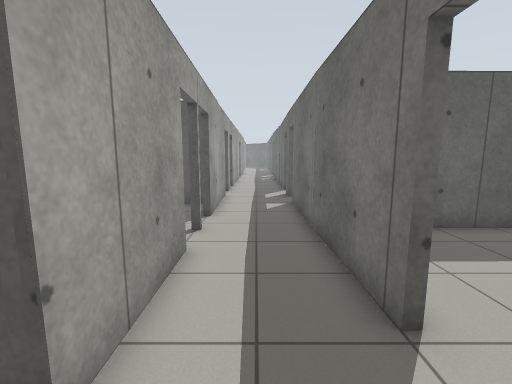
[1] (above)

24 first-person views from a walk through a robot-simulator world made for Gazebo. The camera is 1.2 m above the floor, tilts 8° down and sees 90° across. The floor is counted in squares, 0.5 m on a side. Each view is taken from the middle of a square. On the plan, view 1 faces up. The plan holds only what a view shows up to about 17 squares ahead; the rest is blank. The place goes on beyond the plan. Gazebo's built-in surfaces are drawn with simple patterns.

[2]
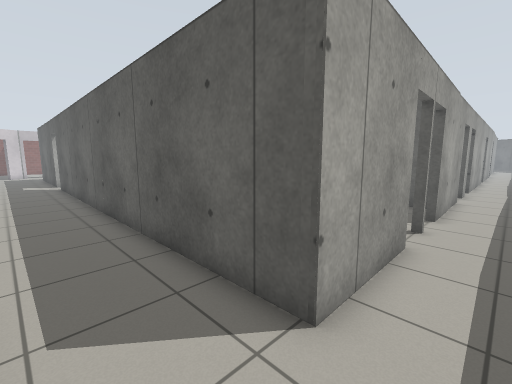

[3]
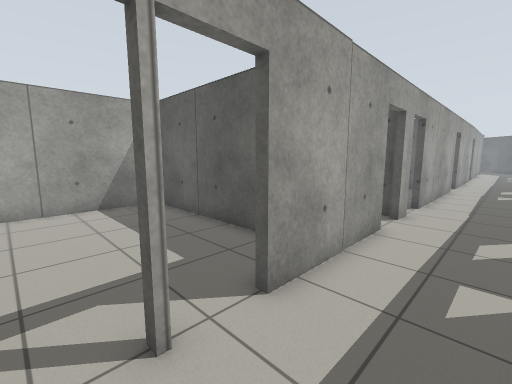

[4]
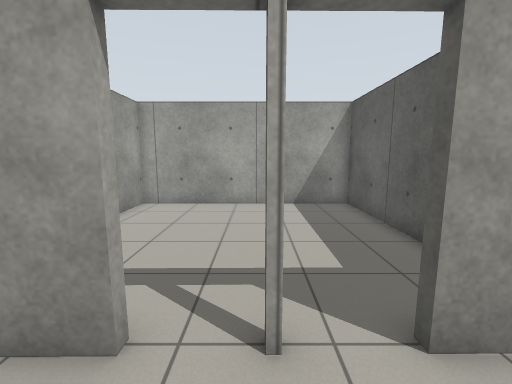

[5]
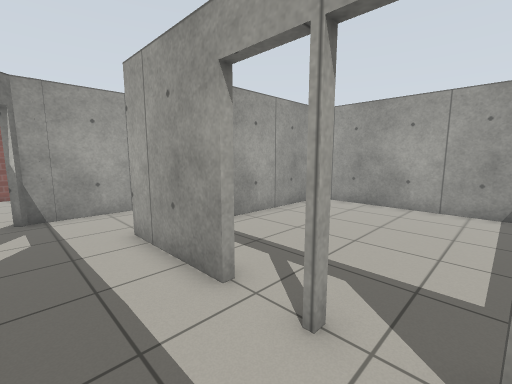

[6]
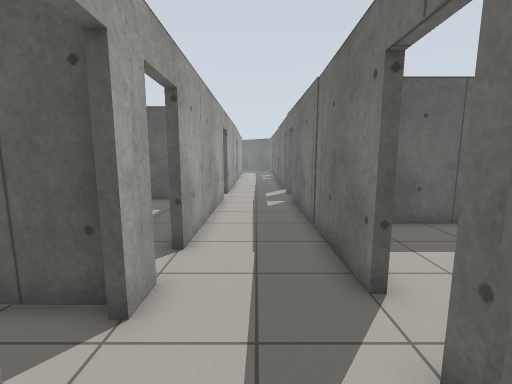

[7]
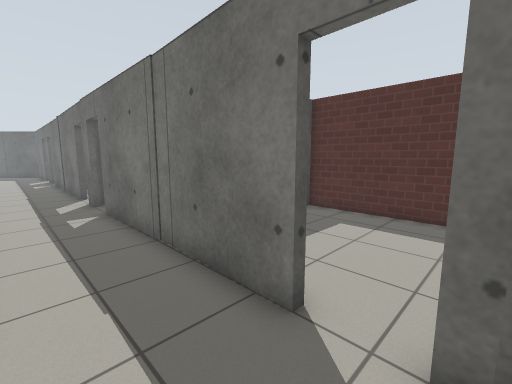

[8]
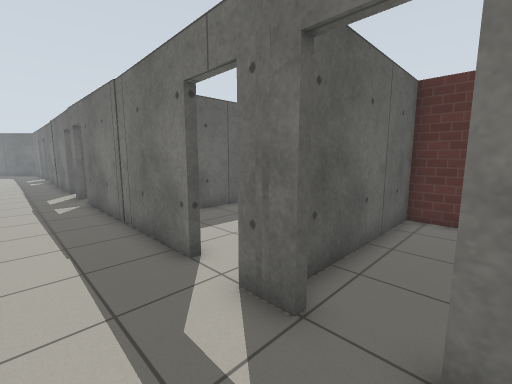

[9]
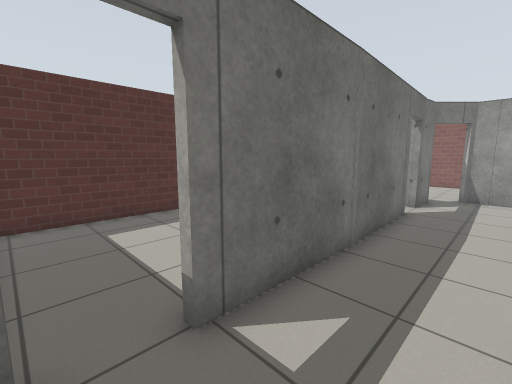

[10]
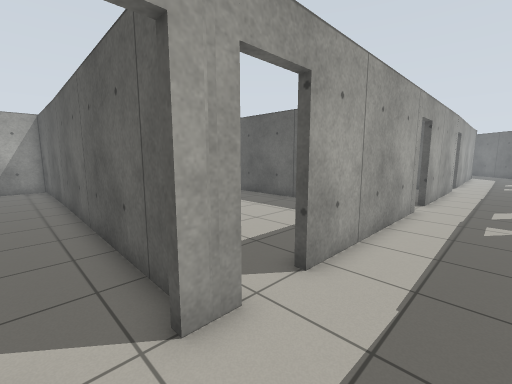

[11]
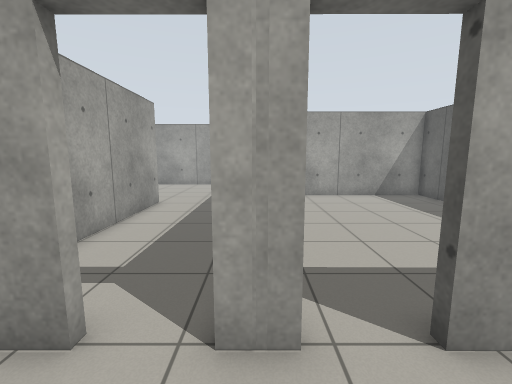

[12]
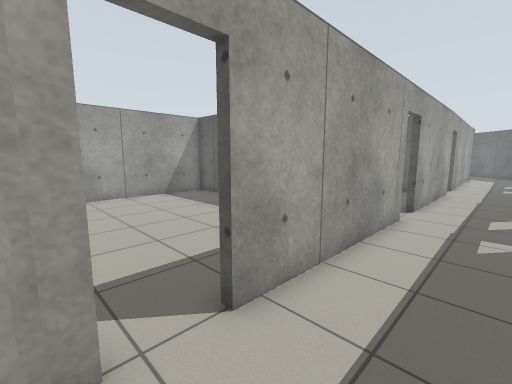

[13]
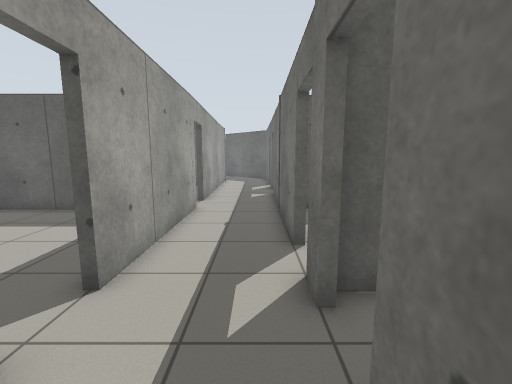

[14]
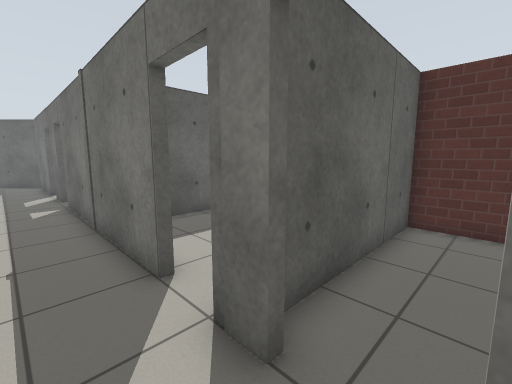

[15]
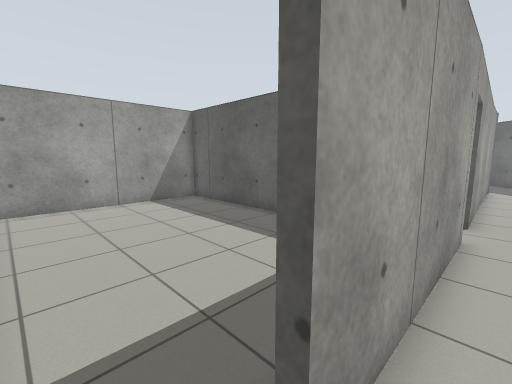

[16]
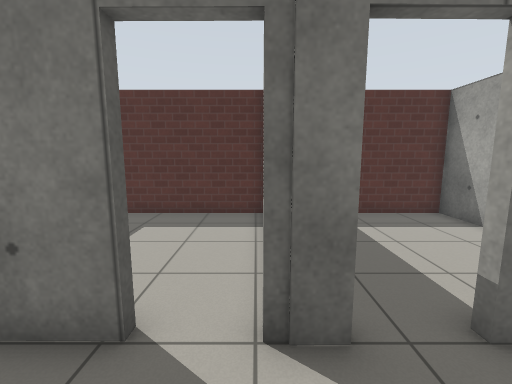

[17]
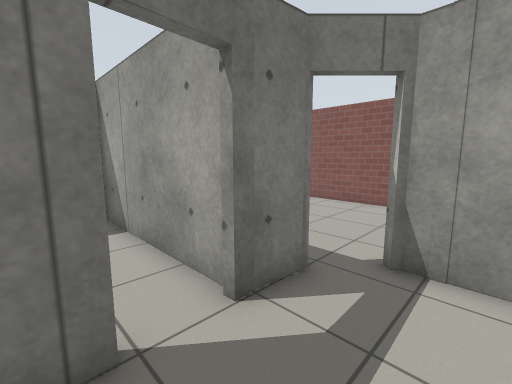

[18]
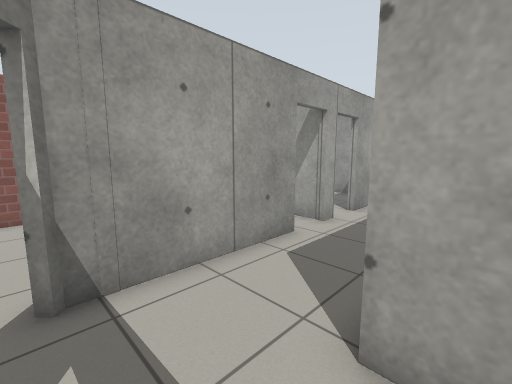

[19]
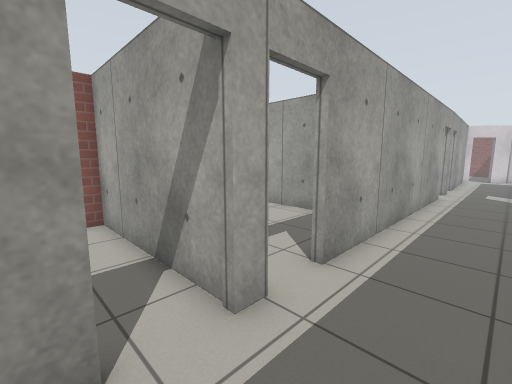

[20]
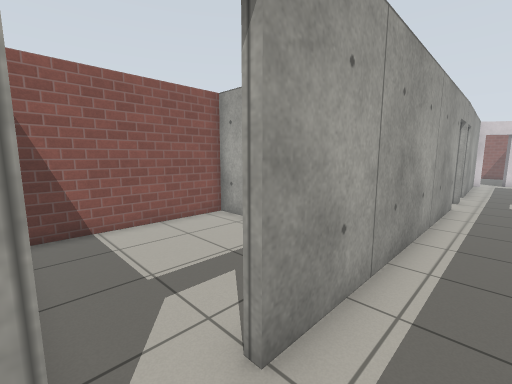

[21]
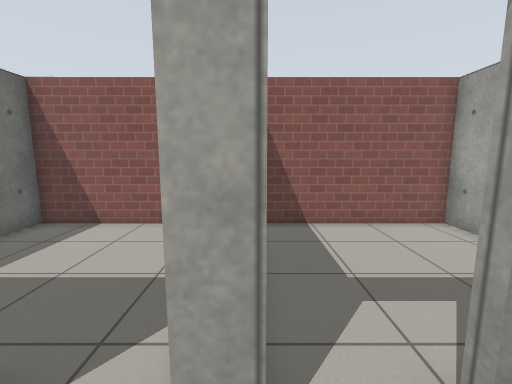

[22]
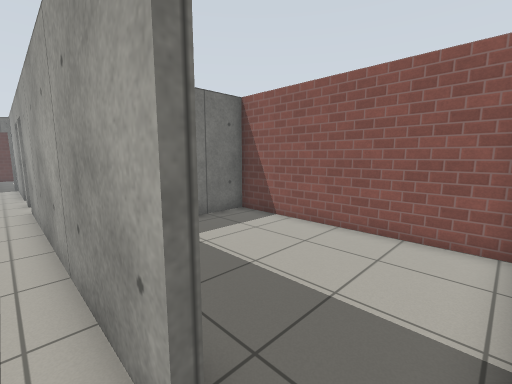

[23]
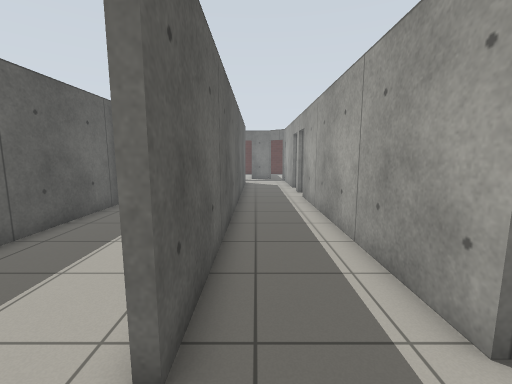

[24]
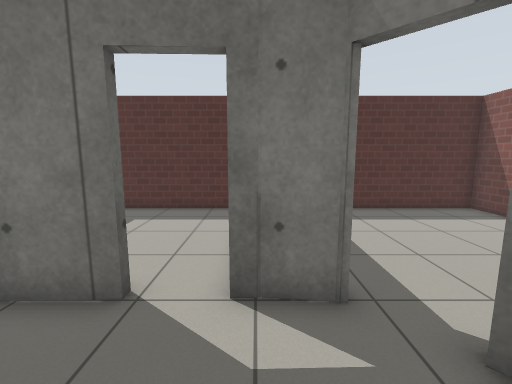

### Floor plan
Points are (right, up) in squares from view 1. A wall is a line through its corners. A room is listed if a view was taken in it or the views show most of it. See-through windows are left out.
Room 1 (views 1, 2, 3, 4, 5, 6, 7, 8, 9, 10, 11, 12, 13, 14, 15, 16, 17, 18, 19, 20, 21, 22, 23, 24)
walls: (-1.8, 6.3) (-1.7, 1.9) (-22.7, 2); (-1.9, 15.7) (-1.8, 10.1); (1.7, 15.1) (1.7, 15.7); (2.1, 15.6) (2.1, 16.4); (-1.9, 18.6) (-1.9, 17.5); (2.1, 18.1) (2, 28.1); (-1.9, 18.7) (-1.9, 17.9); (2, 3.2) (1.8, 13.3); (2.1, 0.9) (2.1, 1.3); (1.9, -0.5) (2.1, 1.3); (-1.9, 23.5) (-1.9, 20.3); (-5.6, -1.8) (0.5, -1.8); (-8.1, -1.8) (-7.4, -1.8); (-1.8, 28.7) (-1.9, 20.3); (2, 29.7) (2, 30.9); (1.9, 32.7) (1.9, 37.6); (-22.4, -1.8) (-9.9, -1.8); (-1.8, 37.5) (-1.8, 30.3); (-25, -1.8) (-24, -1.8)
ways out: open door at (-2, 8.5) to room 2; open door at (-2, 19.5) to room 3; open door at (-2, 29.5) to room 4; open door at (-2, 16.5) to room 5; open door at (2, 17.5) to room 6; open door at (2, 2.5) to room 7; open door at (2, 28.5) to room 8; open door at (-24, -2); open door at (-23.5, 2); open door at (-8, -2); open door at (1.3, -1.3); open door at (2, 14.5); open door at (2, 31.5)
Room 2 (no view inside)
walls: (-2.5, 12.7) (-11.9, 12.7) (-11.9, 2.3) (-5.5, 2.3)
ways out: open door at (-2, 8.5) to room 1
Room 3 (no view inside)
walls: (-7.7, 28.1) (-14.6, 28.1) (-14.6, 21); (-4.7, 28.1) (-5.9, 28.1)
ways out: open door at (-2, 19.5) to room 1
Room 4 (no view inside)
walls: (-7.1, 37.3) (-14.6, 37.3) (-14.6, 28.9)
ways out: open door at (-2, 29.5) to room 1
Room 5 (no view inside)
walls: (-12.2, 13) (-5.9, 13); (-2.2, 17.8) (-20.6, 18.2) (-20.6, 15.9)
ways out: open door at (-2, 16.5) to room 1
Room 6 (no view inside)
walls: (7.6, 22.9) (4.9, 22.9); (9.6, 17.4) (9.6, 23)
ways out: open door at (2, 17.5) to room 1
Room 7 (no view inside)
walls: (2.4, 3.3) (2, 3.2); (8.6, 8.4) (5.9, 8.3); (2.1, 1.3) (9.6, 1.3) (9.6, 7.1)
ways out: open door at (2, 2.5) to room 1
Room 8 (no view inside)
walls: (7.4, 23.2) (9.6, 23.2) (9.6, 30.3) (2.3, 30.3)
ways out: open door at (2, 28.5) to room 1

Where each view was taken, in squares from view 1:
view 1: 0 up, 0 right, facing up
view 2: 1 down, 0 right, facing up-left
view 3: 7 up, 1 right, facing up-left
view 4: 8 up, 1 right, facing left
view 5: 10 up, 1 right, facing down-left
view 6: 14 up, 0 right, facing up
view 7: 16 up, 1 left, facing up-right
view 8: 13 up, 1 left, facing up-right
view 9: 15 up, 1 left, facing down-right
view 10: 16 up, 1 right, facing up-left
view 11: 18 up, 1 right, facing left
view 12: 18 up, 1 right, facing up-left
view 13: 26 up, 1 right, facing up
view 14: 28 up, 0 right, facing up-right
view 15: 29 up, 1 left, facing up-left
view 16: 31 up, 1 left, facing right
view 17: 4 up, 1 left, facing down-right
view 18: 3 up, 1 right, facing down-left
view 19: 1 up, 5 left, facing down-left
view 20: 0 up, 8 left, facing down-left
view 21: 0 up, 8 left, facing down
view 22: 1 down, 24 left, facing down-right
view 23: 1 up, 25 left, facing right
view 24: 1 up, 2 left, facing right
